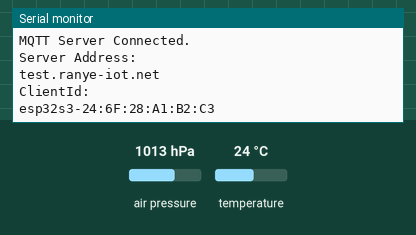
A program run on a simulated ESP32-S3. Shown: the last lines printed to the serial monitor. The test bench sets the inputs (shaded band); at power-on: air pressure 1013 hPa, temperature 24 °C. WiFi joins after 1.5 s; servers stay silent unless stated; storage starts empty; no MQTT or app messages arrive unless stated.

Above: at 2.8 s.
2.9 s: air pressure set to 952 hPa
At 5.7 s:
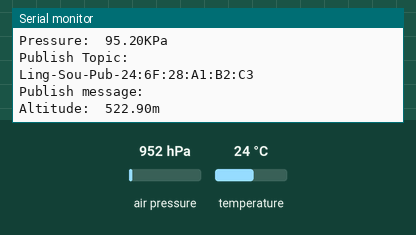
5.9 s: temperature set to 12 °C
7.4 s: air pressure set to 975 hPa
At 8.6 s:
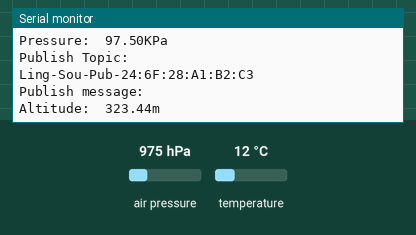

Measured:
- after the input at 2.9 s, the serial monitor: prints a new line after 1.9 s (image 1)
- after the input at 7.4 s, the serial monitor: prints a new line after 0.37 s (image 2)

The program:

main.cpp
```cpp
/*
接线说明:(BMP280)
        VCC -- 3.3V
        SCL -- 13
        SDO -- 12
        SDA -- 11
        CSB -- 10

程序说明:BMP280测量气压,海拔,温度数据,并将测量的数据存储在闪存中
        同时支持将测量的温度,海拔,气压数据通过MQTT服务上传至然也服务器,实现可以在手机上查看数据

注意事项:loop()循环中的MQTT任务和闪存文件任务是不能同进行的,要实现同时进行应该要使用freertos吧

函数示例:无

作者:灵首

时间:2023_3_30

*/


#include <Arduino.h>
#include <Wire.h>
#include <SPI.h>
#include <Adafruit_BMP280.h>
#include <SPIFFS.h>
#include <WiFi.h>
#include <Ticker.h>
#include <WiFiMulti.h>
#include <PubSubClient.h>


//BMP_280 宏定义
#define BMP_SCK  (13) //SCL
#define BMP_MISO (12) //SDO
#define BMP_MOSI (11) //SDA
#define BMP_CS   (10) //CSB

//对BMP280创建一个对象
Adafruit_BMP280 bmp(BMP_CS, BMP_MOSI, BMP_MISO,  BMP_SCK);

//闪存文件名及地址
String file_name = "/data/bmp280_data.txt";

//用来控制测量次数的参数,i为多少就测量多少次(使用闪存文件时)
int i=100;

//指定mqtt服务器
const char* mqttServer = "test.ranye-iot.net";

//用来计数的,在MQTT服务中实现3秒发布一次信息
Ticker ticker;
int count;

//建立WiFiMulti 的对象,对象名称是 wifi_multi
WiFiMulti wifi_multi;  //建立WiFiMulti 的对象,对象名称是 wifi_multi

WiFiClient wifiClient;
PubSubClient mqttClient(wifiClient);

//程序测试用
int s=10;


/*
# brief 初始化BMP280
# param 无
# retval 无
*/
void bmp280_init(){
  Serial.print("BMP280  ready!!!\n");

  unsigned status;
  status = bmp.begin();
  //status = bmp.begin(BMP280_ADDRESS_ALT, BMP280_CHIPID);

  //检测BMP280是否成功与开发板连接
  if (!status) {
  Serial.println(F("Could not find a valid BMP280 sensor, check wiring or "
                      "try a different address!"));
  Serial.print("SensorID was: 0x"); Serial.println(bmp.sensorID(),16);
  Serial.print("        ID of 0xFF probably means a bad address, a BMP 180 or BMP 085\n");
  Serial.print("   ID of 0x56-0x58 represents a BMP 280,\n");
  Serial.print("        ID of 0x60 represents a BME 280.\n");
  Serial.print("        ID of 0x61 represents a BME 680.\n");
  while (1) delay(10);
  }

  /* Default settings from datasheet. (从数据手册中的默认设置)*/
  bmp.setSampling(Adafruit_BMP280::MODE_NORMAL,     /* Operating Mode.(操作模式) */
                  Adafruit_BMP280::SAMPLING_X2,     /* Temp. oversampling(温度过采样) */
                  Adafruit_BMP280::SAMPLING_X16,    /* Pressure oversampling(压力过采样) */
                  Adafruit_BMP280::FILTER_X16,      /* Filtering.(滤波) */
                  Adafruit_BMP280::STANDBY_MS_500); /* Standby time.(待机时间) */
}


/*
# brief 实时串口输出BMP280的测量数据
# param 无
# retval 无
*/
void bmp280_data_output(){

  //bmp280温度读取
  Serial.print(F("Temperature = "));
  Serial.print(bmp.readTemperature());
  Serial.println(" *C\n");

  //bmp280气压读取
  Serial.print(F("Pressure = "));
  Serial.print(bmp.readPressure());
  Serial.println(" Pa\n");

  //bmp280海拔高度读取
  Serial.print(F("Approx altitude = "));
  Serial.print(bmp.readAltitude(1013.25)); /* Adjusted to local forecast! */
  Serial.println(" m\n");

  delay(1000);

}


/*
# brief 对闪存文件进行格式化操作,可以清除上一次的测量数据
# param 无
# retval 无
*/
void SPIFFS_Format_init(){
  Serial.print("SPIFFS format begin\n");
  SPIFFS.format();    //文件格式化的函数
  Serial.print("SPIFFS format finshed !!!\n");

}


/*
# brief 启动SPIFFS
# param 无
# retval 无
*/
void SPIFFS_start_init(){
  if(SPIFFS.begin()){
    Serial.print("SPIFFS Start!!!");
    Serial.print("\n");
  }
  else{
    Serial.print("SPIFFS Failed to start!!!");
    Serial.print("\n");
  }
}


/*
# brief 检查在指定位置是否有对应的文件
# param 无
# retval 无
*/
void SPIFFS_document_scan(void){
  if(SPIFFS.exists(file_name)){
    Serial.print("SPIFFS document exists!!!\n");
  }
  else{
    Serial.print("SPIFFS document don't exists!!!\n");
  }

}


/*
# brief  向闪存文件中写入读取的数据
# param  int flag :设置的标志变量,根据输入的不同,向闪存文件写入不同的字符
          (1则写入Temperature:  ;2则写入Pressure:  ;3则写入Altitude: ;其他的数字则写入空行)
# param  float data :传感器测量的数据
# retval 无
*/
void SPIFFS_data_writing(int flag,float data){
  File data_file = SPIFFS.open(file_name,"a");
  if (flag == 1){
    data_file.println("Temperature: ");
  }
  else if (flag == 2)
  {
    data_file.println("Pressure:  ");
  }
  else if (flag == 3){
    data_file.println("Altitude:  ");
  }
  // else{
  //   data_file.println("\n");
  // }
  //写入传感器数据
  data_file.println(data);
  data_file.close();
}


/*
# brief 用来在MQTT服务中实现计数来实现3秒发布一次信息
# param 无
# retval 无
*/
void tickerCount(){
  count++;
}


/*
# brief 连接MQTT服务器,同时可以生成客户端ID
# param
# retval
*/
void connectMQTTServer(){
  // 根据ESP32s3的MAC地址生成客户端ID（避免与其它客户端ID重名）
  String clientId = "esp32s3-" + WiFi.macAddress();

  // 连接MQTT服务器
  if (mqttClient.connect(clientId.c_str())) {
    Serial.println("MQTT Server Connected.\n");
    Serial.println("Server Address: ");
    Serial.println(mqttServer);
    Serial.print("\n");
    Serial.println("ClientId:");
    Serial.println(clientId);
    Serial.print("\n");
  } else {
    Serial.print("MQTT Server Connect Failed. Client State:");
    Serial.println(mqttClient.state());
    Serial.print("\n");
    delay(3000);
  }
}


/*
# brief   MQTT发布信息的操作(发布的信息是关于BMP280的测量数据)
# param int flag :根据这个值来实现发布不同的内容
        (1是发送Temperature: ;2是发送Pressure:  ;3是发送Altitude:  )
# param  float data:这是BMP280的测量数据
# retval 无
*/
void pubMQTTmsg(int flag,float data){
  //这是发布的信息
  String messageString;
  // 建立发布主题。主题名称以Ling-Sou-Pub-为前缀，后面添加设备的MAC地址。
  // 这么做是为确保不同用户进行MQTT信息发布时，ESP32s3客户端名称各不相同，
  String topicString = "Ling-Sou-Pub-" + WiFi.macAddress();
  char publishTopic[topicString.length() + 1];
  strcpy(publishTopic, topicString.c_str());

  //建立发布信息。信息内容根据flag的不同更改,实现发布温度,气压,海拔数据
  if(flag==1){
    messageString = "Temperature: " + String(data) + "℃";
  }
  else if(flag == 2){
    messageString = "Pressure:  " + String(data/1000) + "KPa";
  }
  else if(flag == 3){
    messageString = "Altitude:  " + String(data) + "m";
  }

  char publishMsg[messageString.length() + 1];
  strcpy(publishMsg, messageString.c_str());

  // 实现ESP32s3向主题发布信息
  if(mqttClient.publish(publishTopic, publishMsg)){
    Serial.println("Publish Topic:");Serial.println(publishTopic);
    Serial.print("\n");
    Serial.println("Publish message:");Serial.println(publishMsg);
    Serial.print("\n");
  } else {
    Serial.println("Message Publish Failed.\n");
  }
}


/*
# brief 连接WiFi的函数
# param 无
# retval 无
*/
void wifi_multi_con(void){
  int i=0;
  while(wifi_multi.run() != WL_CONNECTED){
    delay(1000);
    i++;
    Serial.print(i);
    Serial.print(" - ");
  }
  Serial.print("wifi connected!!\n");

}


/*
# brief 写入自己要连接的WiFi名称及密码,之后会自动连接信号最强的WiFi
# param 无
# retval  无
*/
void wifi_multi_init(void){
  wifi_multi.addAP("haoze2938","12345678");
  wifi_multi.addAP("LINGSOU12","123455678");
  wifi_multi.addAP("LINGSOU1","123455678");
  wifi_multi.addAP("LINGSOU234","12345678");   //通过 wifi_multi.addAP() 添加了多个WiFi的信息,当连接时会在这些WiFi中自动搜索最强信号的WiFi连接
}


void setup() {
  //串口设置
  Serial.begin(9600);
  Serial.print("serial is OK!!\n");

  //BMP280初始化
  bmp280_init();

  //闪存文件格式化
  SPIFFS_Format_init();

  //闪存文件初始化
  SPIFFS_start_init();

  //建立文件,必须现在建立一个,不然在循环中无法对指定文件添加内容
  File dataFile = SPIFFS.open(file_name,"w");   // 建立File对象用于向SPIFFS中的file对象（即/data/bmp280_data.txt）写入信息
  dataFile.println("this is bmp's data: \n!!!");   //闪存具体的写入内容(向dataFile写入字符串信息)
  dataFile.close();   //关闭文件,打开文件进行需要的操作后要及时关闭文件

  //WiFi设置
  wifi_multi_init();
  wifi_multi_con();

  //对指定MQTT服务器建立连接
  mqttClient.setServer(mqttServer,1883);

  //连接MQTT服务器
  connectMQTTServer();

  // Ticker定时对象
  ticker.attach(1, tickerCount);
}


void loop() {
  //串口输出温度,气压,高度数据
  //bmp280_data_output();

  //获取BMP280的测量参数
  float temp = bmp.readTemperature();
  float pre = bmp.readPressure();
  float alt = bmp.readAltitude();

  //测量
  if (i > 0){
    //向闪存文件写入测量数据
    SPIFFS_data_writing(1,temp);
    SPIFFS_data_writing(2,pre);
    SPIFFS_data_writing(3,alt);
    //换行,但是好像不用,没搞清楚他是怎么添加的
    File data_file = SPIFFS.open(file_name,"a");
    data_file.println("\n");
    //控制测量次数
    i = i-1;
    //适当延时100ms
    delay(100);
  }


  //通过串口告知测量结束
  if (i == 0){
    Serial.print("data writing successfully!!!\n");
    i = i-1;
  }

  //通过串口输出闪存文件中存储的内容
  if(i == -1){

    //检查是否存在闪存文件
    SPIFFS_document_scan();

    //输出闪存文件内容
    File dataFile = SPIFFS.open(file_name,"r"); //建立File对象用于从SPIFFS中读取文件
    for (int i = 0; i < dataFile.size(); i++)
    {
      Serial.print((char)dataFile.read());    //不加(char) 会输出ASCII码
    }

    //结束循环
    i = i-1;
  }


  //连接MQTT服务器并发布消息
  if (mqttClient.connected()) {
    // 如果开发板成功连接服务器
    // 每隔3秒钟发布一组信息
    if (count >= 3){
      pubMQTTmsg(1,temp);
      pubMQTTmsg(2,pre);
      pubMQTTmsg(3,alt);
      count = 0;
    }
    // 保持心跳
    mqttClient.loop();
  } else {                  // 如果开发板未能成功连接服务器
    connectMQTTServer();    // 则尝试连接服务器
  }

}
```
